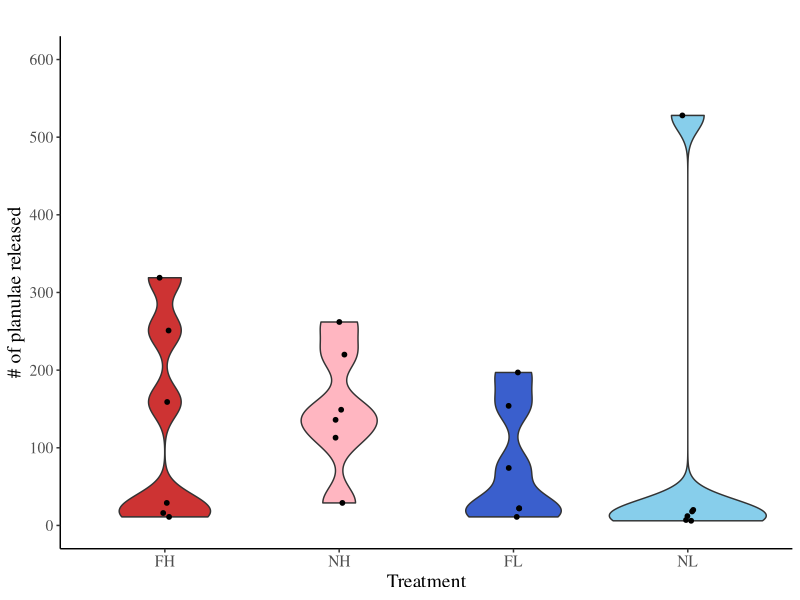
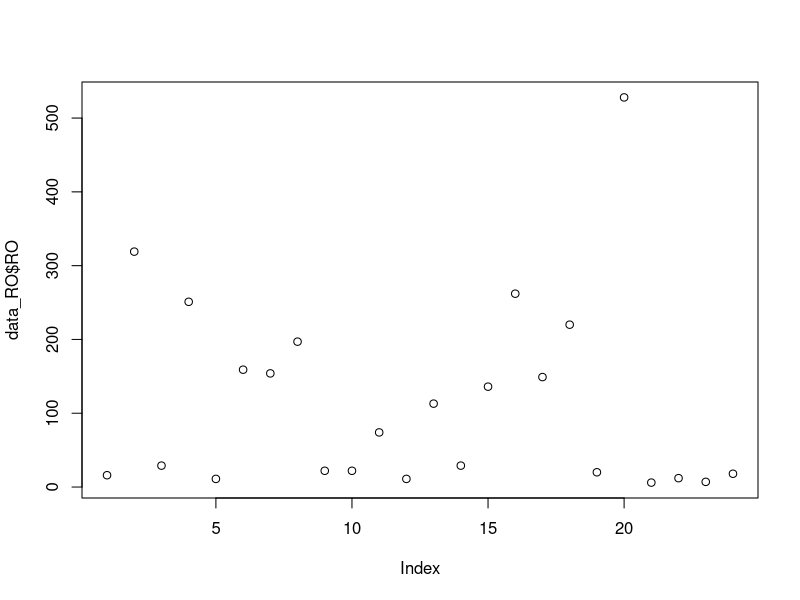
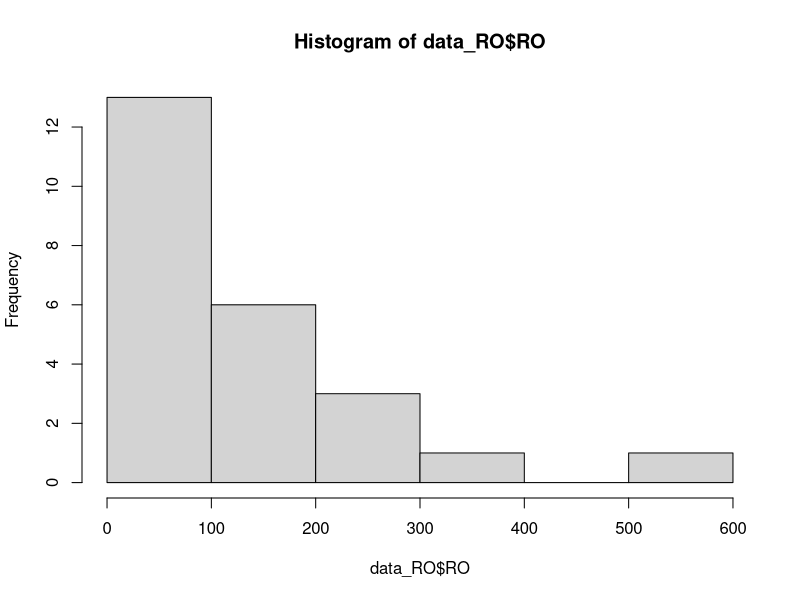
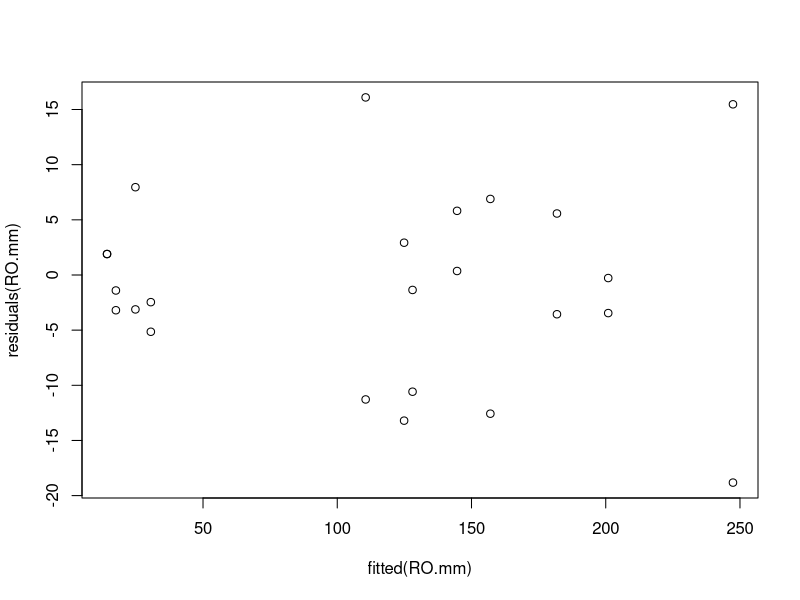
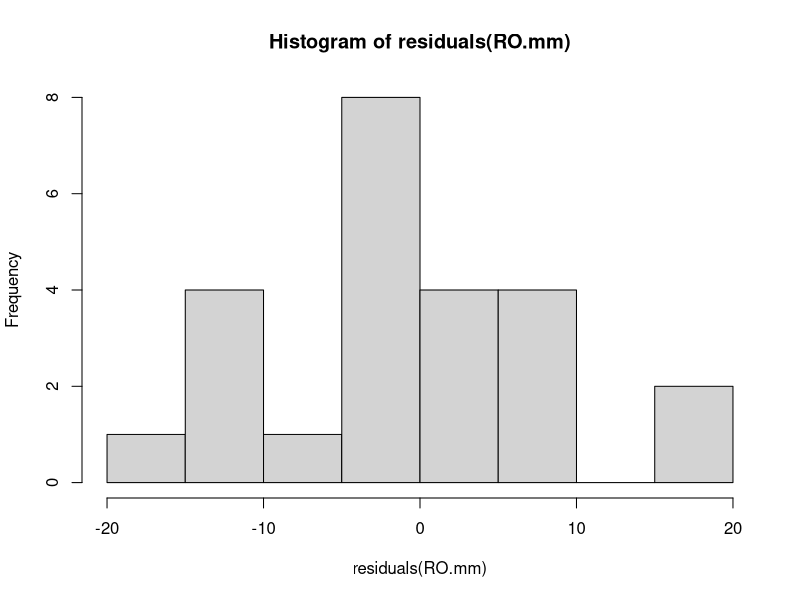
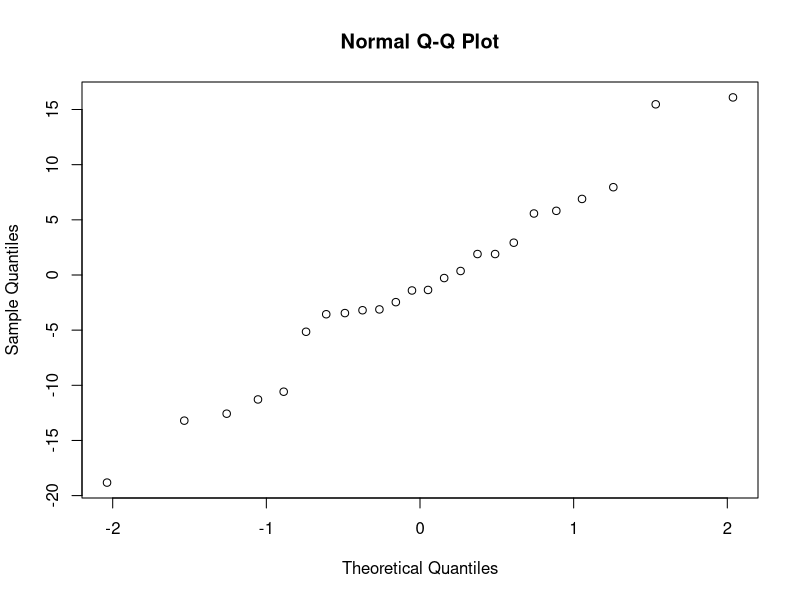
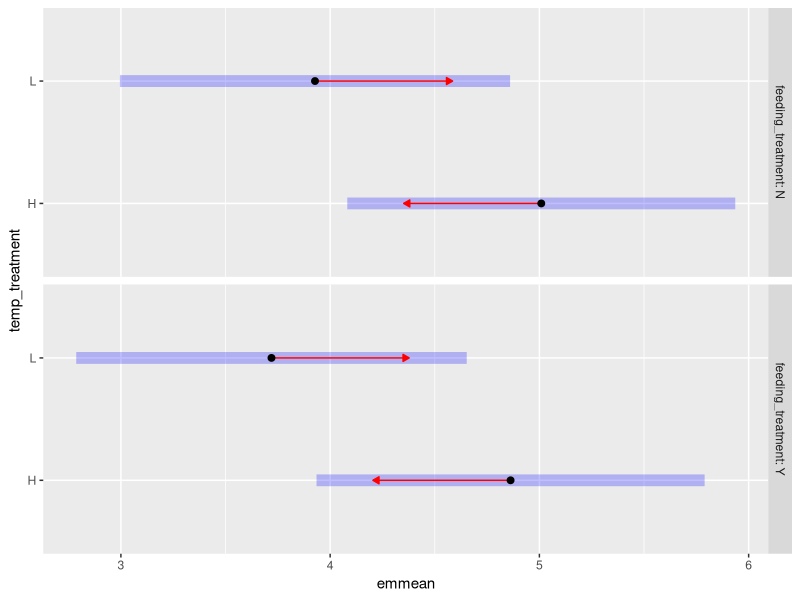
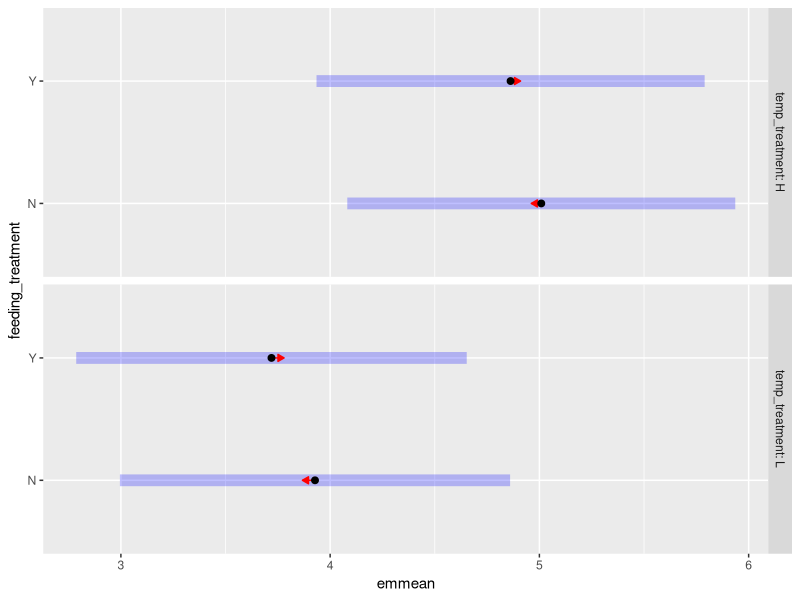

The R source for these figures, in order:
####JoVe manuscript data analysis####

#Lam et al
#February 15 2023 submission

#clear workspace
rm(list = ls()) 

#set language to English
Sys.setenv(LANG = "en")

####_______________####

####<Reproductive Output>####

####1) Libraries####

library(tidyverse)
library(lme4)
library(lmerTest)
library(emmeans)
library(car)

####2) Data####

data_RO <- read_csv("data_RO.csv")

#class check

summary(data_RO)

data_RO$Gregorian_month <-as.factor(data_RO$Gregorian_month)
data_RO$lunar_month_year <-as.factor(data_RO$lunar_month_year)
data_RO$colony_ID <-as.factor(data_RO$colony_ID)
data_RO$treatment <- as.factor(data_RO$treatment)
data_RO$feeding_treatment <-as.factor(data_RO$feeding_treatment)
data_RO$temp_treatment <-as.factor(data_RO$temp_treatment)
data_RO$tank_ID <- as.factor(data_RO$tank_ID)
data_RO$RO <- as.integer(data_RO$RO)

summary(data_RO)
head(data_RO)


#colony size comparison
TLE.anova <- aov(TLE~treatment, data=data_RO)
summary(TLE.anova)

mean(data_RO$TLE)
#21.34958
sd(data_RO$TLE)
#2.757824

#colony buoyant weight comparison
b_weight.anova <- aov(b_weight~treatment, data=data_RO)
summary(b_weight.anova)

mean(data_RO$b_weight)
#49.27542
sd(data_RO$b_weight)
#13.22973



####3) Plot####

#set x axis order
data_RO$treatment <- factor(data_RO$treatment, 
                            levels=c("FH", "NH", "FL", "NL"))

#RO violin plot
RO_Vplot <- 
  ggplot(data=data_RO, aes(x=treatment, y=RO, fill=treatment)) + 
  geom_violin(bw=20)+
  scale_fill_manual(values = c("brown3", "lightpink", "royalblue3", "skyblue"))+
  geom_point(position = position_jitterdodge(jitter.width = 0.2, dodge.width = 0.7), 
             size=1.3) +
  labs(y = "# of planulae released", x="Treatment", title ="")+
  scale_y_continuous(limits=c(0, 600), breaks=c(0, 100, 200, 300, 400, 500, 600))+
  theme_classic()

RO_Vplot  + theme(text=element_text(size=14,  family="serif")) +
  theme(legend.position = "none")


####4) Analysis####

#take a look at the data
plot(data_RO$RO)
hist(data_RO$RO)

#glmer approach (feed*temp)
RO.mm <- glmer(RO~feeding_treatment*temp_treatment + (1|tank_ID), data=data_RO, family = "poisson")
summary(RO.mm)

#check assumptions 
plot(fitted(RO.mm),residuals(RO.mm))
hist(residuals(RO.mm))
qqnorm(residuals(RO.mm))
vif(RO.mm)

RO.mm_posthoc <- emmeans(RO.mm, pairwise~feeding_treatment*temp_treatment)
RO.mm_posthoc 

library(multcomp)
library(multcompView)

#contrast plots
plot(RO.mm_posthoc, by = "feeding_treatment", comparisons=TRUE)
plot(RO.mm_posthoc, by = "temp_treatment", comparisons=TRUE)
emmip(RO.mm, ~temp_treatment | feeding_treatment, CIs = TRUE) 
emmip(RO.mm, ~feeding_treatment | temp_treatment, CIs = TRUE)


####________________####

####<Reproductive Timing>####


####1) Libraries####

library(tidyverse)
library(lme4)
library(lmerTest)
library(emmeans)
library(car)
library(Hmisc)


####2) Data####

data_RT <- read_csv("data_RT.csv")

#class check
summary(data_RT)

data_RT$lunar_month <-as.factor(data_RT$lunar_month)
data_RT$lunar_day <-as.numeric(data_RT$lunar_day)
data_RT$treatment <- as.factor(data_RT$treatment)
data_RT$feeding_treatment <-as.factor(data_RT$feeding_treatment)
data_RT$temp_treatment <-as.factor(data_RT$temp_treatment)
data_RT$tank_id <- as.factor(data_RT$tank_id)
data_RT$colony_id <-as.factor(data_RT$colony_id)
data_RT$RO <- as.integer(data_RT$RO)

summary(data_RT)
head(data_RT)

HF.subset <-
  data_RT%>%
  filter(treatment =="HF")

HN.subset <-
  data_RT%>%
  filter(treatment =="HN")

LF.subset <-
  data_RT%>%
  filter(treatment =="LF")

LN.subset <-
  data_RT%>%
  filter(treatment =="LN")


####3) Plots####

###first calculate weighted mean and sd

#remove NA rows
data_RT_no.NA <- 
  data_RT %>% 
  filter(!is.na(RO))

#add in monthly sum to assess RT weight based on RO
data_RT_no.NA_sum <- 
  data_RT_no.NA%>%
  group_by(colony_id) %>%
  mutate(month.sum = sum(RO , na.rm= T))

#calculate RT weight
data_RT_no.NA_sum <- 
  data_RT_no.NA_sum%>%
  mutate(RT_weight = RO/month.sum)

#calculate weighted mean of lunar day
WT.MLD <- 
  data_RT_no.NA_sum%>%
  group_by(colony_id, treatment, feeding_treatment, temp_treatment, tank_id)%>%
  summarise(W.MLD = weighted.mean(lunar_day,RT_weight))

#weighted mean and sd per season for treatment
data_RT_no.NA_sum_noNA <- data_RT_no.NA_sum %>% filter(!is.na(RT_weight))

WT.MLD.SD <- 
  data_RT_no.NA_sum_noNA%>%
  group_by(treatment)%>%
  summarise(W.MLD = weighted.mean(lunar_day,RT_weight), wt.var = wtd.var(lunar_day, RT_weight), wt.sd = sqrt(wt.var))

WT.MLD.SD 

# A tibble: 4 × 4
#treatment W.MLD wt.var wt.sd
#<fct>        <dbl>  <dbl> <dbl>
#1 HF         7.94   3.76   1.94
#2 HN         6.52   6.08   2.47
#3 LF         11.1   6.51   2.55
#4 LN         8.75   18.6   4.32


HF_barplot <- 
  ggplot(HF.subset, aes(fill=colony_id, y=RO, x=lunar_day)) + 
  geom_bar(position="stack", stat="identity") +
  scale_y_continuous(limits=c(0, 400), breaks=c(0, 100, 200, 300, 400))+
  scale_x_continuous(limits=c(1, 29), breaks=c(1, 5, 10, 15, 20, 25, 29))+
  labs(y = "# of planulae released", x="Lunar day", title ="Fed 28⁰C")+
  theme_bw()+
  scale_fill_manual(values=c("darksalmon", "light salmon","coral","red", "firebrick","darkred"))+
  theme(legend.position="none")+
  theme(text=element_text(size=14,  family="serif"))+
  theme(axis.text.x = element_text(angle = 90, vjust = 0.5, hjust=0.2))

HF_barplot

HF_barplot +  geom_vline(xintercept=7.94, linetype="dashed", 
                         color = "black", size=0.5) 


HN_barplot <- 
  ggplot(HN.subset, aes(fill=colony_id, y=RO, x=lunar_day)) + 
  geom_bar(position="stack", stat="identity") +
  scale_y_continuous(limits=c(0, 400), breaks=c(0, 100, 200, 300, 400))+
  scale_x_continuous(limits=c(1, 29), breaks=c(1, 5, 10, 15, 20, 25, 29))+
  labs(y = "# of planulae released", x="Lunar day", title ="Unfed 28⁰C")+
  theme_bw()+
  scale_fill_manual(values=c( "pink", "violet","plum", "hotpink","magenta","magenta4"))+
  theme(legend.position="none")+
  theme(text=element_text(size=14,  family="serif"))+
  theme(axis.text.x = element_text(angle = 90, vjust = 0.5, hjust=0.2))

HN_barplot

HN_barplot +  geom_vline(xintercept=6.52, linetype="dashed", 
                         color = "black", size=0.5) 


LF_barplot <- 
  ggplot(LF.subset, aes(fill=colony_id, y=RO, x=lunar_day)) + 
  geom_bar(position="stack", stat="identity") +
  scale_y_continuous(limits=c(0, 400), breaks=c(0, 100, 200, 300, 400))+
  scale_x_continuous(limits=c(1, 29), breaks=c(1, 5, 10, 15, 20, 25, 29))+
  labs(y = "# of planulae released", x="Lunar day", title ="Fed 24⁰C")+
  theme_bw()+
  scale_fill_manual(values=c("dodgerblue4","royalblue2","royalblue4", "darkblue","blue", "navy"))+
  theme(legend.position="none")+
  theme(text=element_text(size=14,  family="serif"))+
  theme(axis.text.x = element_text(angle = 90, vjust = 0.5, hjust=0.2))

LF_barplot

LF_barplot +  geom_vline(xintercept=11.1, linetype="dashed", 
                         color = "black", size=0.5) 


LN_barplot <- 
  ggplot(LN.subset, aes(fill=colony_id, y=RO, x=lunar_day)) + 
  geom_bar(position="stack", stat="identity") +
  scale_y_continuous(limits=c(0, 400), breaks=c(0, 100, 200, 300, 400))+
  scale_x_continuous(limits=c(1, 29), breaks=c(1, 5, 10, 15, 20, 25, 29))+
  labs(y = "# of planulae released", x="Lunar day", title ="Unfed 24⁰C")+
  theme_bw()+
  scale_fill_manual(values=c("steelblue1","skyblue", "steelblue2","steelblue3", "steelblue4","skyblue2"))+
  theme(legend.position="none")+
  theme(text=element_text(size=14,  family="serif"))+
  theme(axis.text.x = element_text(angle = 90, vjust = 0.5, hjust=0.2))

LN_barplot

LN_barplot +  geom_vline(xintercept=8.75, linetype="dashed", 
                         color = "black", size=0.5) 


####4) Analysis####

WT.MLD.mm <- lmer(W.MLD~feeding_treatment*temp_treatment + (1|tank_id), data=WT.MLD)
summary(WT.MLD.mm)

#check assumptions
plot(fitted(WT.MLD.mm),residuals(WT.MLD.mm))
hist(residuals(WT.MLD.mm))
qqnorm(residuals(WT.MLD.mm))
vif(WT.MLD.mm)

WT.MLD_posthoc1 <- emmeans(WT.MLD.mm, pairwise~feeding_treatment*temp_treatment)
WT.MLD_posthoc1



####_______________####

####<Artemia>####

####1) Libraries####

library(tidyverse)
library(lme4)
library(lmerTest)
library(emmeans)
library(car)

####2) Data####

art_data <- read_csv("art_data.csv")


#class check

summary(art_data)

art_data$date <- as.Date(art_data$date)
art_data$trial<- as.factor(art_data$trial)
art_data$time <- as.factor(art_data$time)
art_data$temp <- as.factor(art_data$temp)
art_data$replicate <- as.factor(art_data$replicate)

summary(art_data)
head(art_data)

#subsets

#trial1
art1 <- 
  art_data%>%
  filter(trial == "trial_1")

#trial2
art2 <- 
  art_data%>%
  filter(trial == "trial_2")

#trial3
art3 <- 
  art_data%>%
  filter(trial == "trial_3")


####3) Plot####

#set order for x axis
art_data$time <- factor(art_data$time, levels=c("Before", "After"))

art_boxplot <- 
  ggplot(data=art_data, aes(x=temp, y=density, fill=time)) + 
  geom_boxplot(outlier.shape = NA)+
  geom_point(position = position_jitterdodge(jitter.width = 0.2, dodge.width = 0.75), 
             size=1) +
  scale_fill_manual(values = c("cadetblue", "grey"))+
  scale_y_continuous(limits=c(0, 80), breaks=c(0, 20, 40, 60, 80))+
  labs(y = "Density (indiv/mL)", x="Temperature (°C)", title="")+
  theme_bw()+
  theme(text=element_text(size=14,  family="serif"))+
  facet_wrap(~date)

art_boxplot


####4)Analysis####

#trial1
art1_anova <- aov(density~temp*time, data=art1)
summary(art1_anova)
plot(art1_anova)
TukeyHSD(art1_anova)

#trial2
art2_anova <- aov(density~temp*time, data=art2)
summary(art2_anova)
plot(art2_anova)
TukeyHSD(art2_anova)

#trial3
art3_anova <- aov(sqrt(density)~temp*time, data=art3)
summary(art3_anova)
plot(art3_anova)
TukeyHSD(art3_anova)
